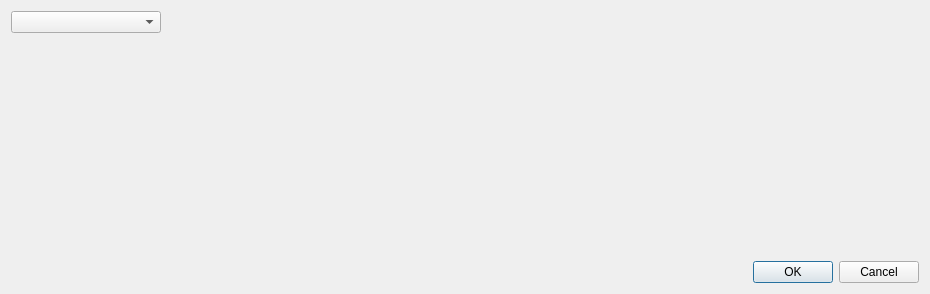
<?xml version="1.0" encoding="UTF-8"?>
<ui version="4.0">
 <class>TrackerSettingsDialog</class>
 <widget class="QDialog" name="TrackerSettingsDialog">
  <property name="geometry">
   <rect>
    <x>0</x>
    <y>0</y>
    <width>930</width>
    <height>294</height>
   </rect>
  </property>
  <property name="windowTitle">
   <string>Dialog</string>
  </property>
  <layout class="QGridLayout" name="gridLayout_5">
   <item row="0" column="0">
    <layout class="QVBoxLayout" name="verticalLayout_6">
     <item>
      <layout class="QHBoxLayout" name="horizontalLayout_9">
       <item>
        <widget class="QComboBox" name="trackingSystemComboBox">
         <property name="sizePolicy">
          <sizepolicy hsizetype="Minimum" vsizetype="Fixed">
           <horstretch>0</horstretch>
           <verstretch>0</verstretch>
          </sizepolicy>
         </property>
         <property name="minimumSize">
          <size>
           <width>150</width>
           <height>0</height>
          </size>
         </property>
         <property name="baseSize">
          <size>
           <width>30</width>
           <height>0</height>
          </size>
         </property>
         <property name="currentIndex">
          <number>-1</number>
         </property>
        </widget>
       </item>
       <item>
        <spacer name="horizontalSpacer_5">
         <property name="orientation">
          <enum>Qt::Horizontal</enum>
         </property>
         <property name="sizeHint" stdset="0">
          <size>
           <width>40</width>
           <height>20</height>
          </size>
         </property>
        </spacer>
       </item>
      </layout>
     </item>
     <item>
      <widget class="QStackedWidget" name="stackedWidget">
       <property name="currentIndex">
        <number>0</number>
       </property>
       <widget class="QWidget" name="AuroraSettings">
        <layout class="QGridLayout" name="gridLayout_4"/>
       </widget>
      </widget>
     </item>
     <item>
      <layout class="QHBoxLayout" name="horizontalLayout_8">
       <item>
        <spacer name="horizontalSpacer_6">
         <property name="orientation">
          <enum>Qt::Horizontal</enum>
         </property>
         <property name="sizeHint" stdset="0">
          <size>
           <width>40</width>
           <height>20</height>
          </size>
         </property>
        </spacer>
       </item>
       <item>
        <widget class="QDialogButtonBox" name="buttonBox">
         <property name="orientation">
          <enum>Qt::Horizontal</enum>
         </property>
         <property name="standardButtons">
          <set>QDialogButtonBox::Cancel|QDialogButtonBox::Ok</set>
         </property>
        </widget>
       </item>
      </layout>
     </item>
    </layout>
   </item>
  </layout>
 </widget>
 <resources/>
 <connections>
  <connection>
   <sender>buttonBox</sender>
   <signal>accepted()</signal>
   <receiver>TrackerSettingsDialog</receiver>
   <slot>accept()</slot>
   <hints>
    <hint type="sourcelabel">
     <x>744</x>
     <y>502</y>
    </hint>
    <hint type="destinationlabel">
     <x>157</x>
     <y>274</y>
    </hint>
   </hints>
  </connection>
  <connection>
   <sender>buttonBox</sender>
   <signal>rejected()</signal>
   <receiver>TrackerSettingsDialog</receiver>
   <slot>reject()</slot>
   <hints>
    <hint type="sourcelabel">
     <x>812</x>
     <y>502</y>
    </hint>
    <hint type="destinationlabel">
     <x>286</x>
     <y>274</y>
    </hint>
   </hints>
  </connection>
 </connections>
</ui>
